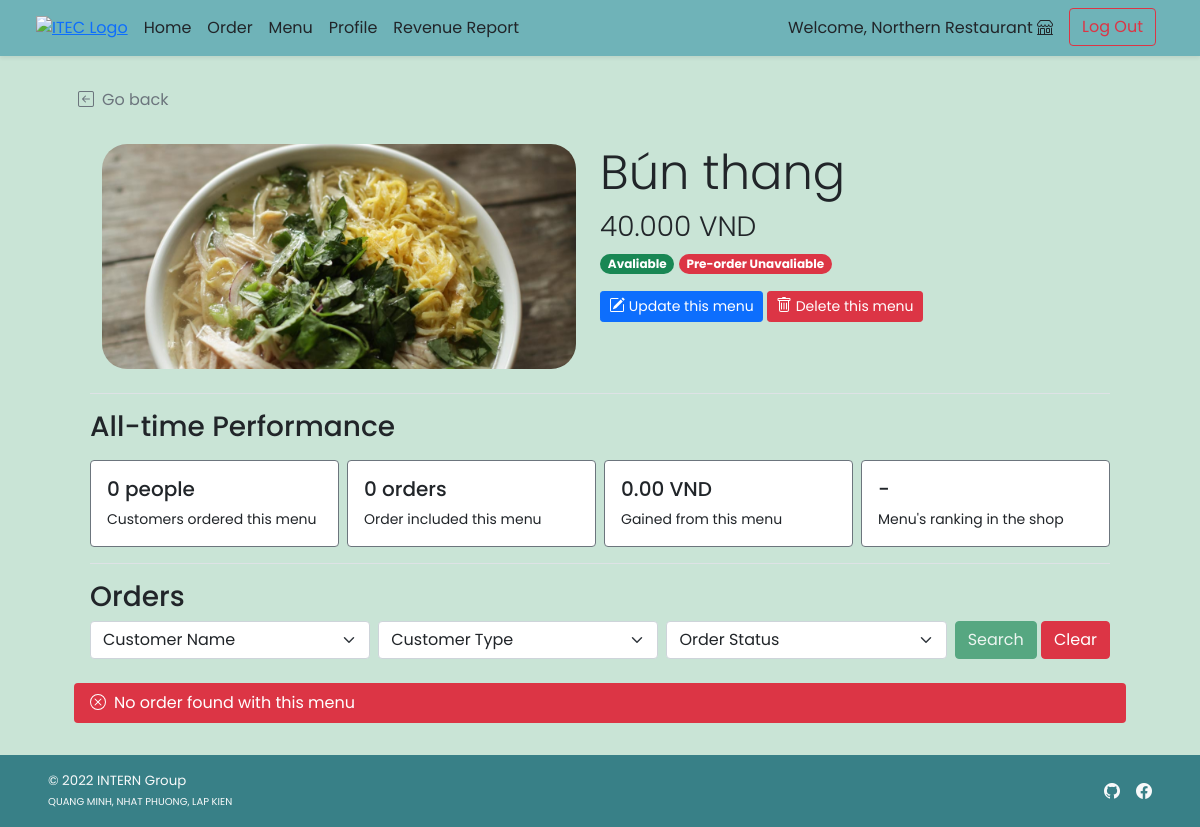
/shop/shop_menu_detail.php?f_id=1 (signed in), run on the app's committed database.
### tables this page shows
CREATE TABLE `food` (
  `f_id` int(11) NOT NULL,
  `s_id` int(11) NOT NULL,
  `f_name` varchar(100) NOT NULL,
  `f_price` decimal(6,3) NOT NULL,
  `f_todayavail` tinyint(4) NOT NULL DEFAULT 1 COMMENT 'Food is available to order or not',
  `f_preorderavail` tinyint(4) NOT NULL DEFAULT 1,
  `f_pic` text DEFAULT NULL
);

### shop/shop_menu_detail.php (the view, shortened to what this page needs)
<!DOCTYPE html>
<html lang="en">
<head>
    <?php
        include("../conn_db.php");
        include('../head.php');
        $s_id = $_SESSION["sid"];
    ?>
    <link href="../css/main.css" rel="stylesheet">
    <link href="../css/menu.css" rel="stylesheet">
</head>
<body class="d-flex flex-column h-100">
    <?php include('nav_header_shop.php')?>
    <?php
        $f_id = $_GET["f_id"];
        $query = "SELECT f.f_name,f.f_price,f.f_todayavail,f.f_preorderavail,f.f_pic FROM food f WHERE f.f_id = $f_id LIMIT 0,1;";
        $result = $mysqli -> query($query);
        $food_row = $result -> fetch_array();
    ?>
    <div class="container px-5 py-4" id="shop-body">
        <a class="nav nav-item text-decoration-none text-muted mb-2" href="#" onclick="history.back();">
            <i class="bi bi-arrow-left-square me-2"></i>Go back
        </a>
        <div class="container row row-cols-6 row-cols-md-12 g-5 pt-4 mb-4" id="shop-header">
            <div class="rounded-25 col-6" id="shop-img" style="
                    background: url(
                        <?php
                            if(is_null($food_row["f_pic"])){echo "'../img/default.png'";}
                            else{echo "'../img/{$food_row['f_pic']}'";}
                        ?>
                    ) center; height: 225px;
                    background-size: cover; background-repeat: no-repeat;
                    background-position: center;">
            </div>
            <div class="col-6">
                <h1 class="display-5 strong"><?php echo $food_row["f_name"];?></h1>
                <h3 class="fw-light"><?php echo $food_row["f_price"]?> VND</h3>
                <ul class="list-unstyled">
                    <li class="my-2">
                        <?php
                            if($food_row["f_todayavail"]==1){
                        ?>
                        <span class="badge rounded-pill bg-success">Avaliable</span>
                        <?php }else{ ?>
                        <span class="badge rounded-pill bg-danger">Unavaliable</span>
                        <?php }
                            if($food_row["f_preorderavail"]==1){
                        ?>
                        <span class="badge rounded-pill bg-success">Pre-order avaliable</span>
                        <?php }else{ ?>
                        <span class="badge rounded-pill bg-danger">Pre-order Unavaliable</span>
                        <?php } ?>
                    </li>
                </ul>
        <a class="btn btn-sm btn-primary mt-2 mt-md-0" href="shop_menu_edit.php?f_id=<?php echo $f_id?>">
            Update this menu
        </a>
        <a class="btn btn-sm btn-danger mt-2 mt-md-0" href="shop_menu_delete.php?f_id=<?php echo $f_id?>">
            Delete this menu
        </a>
            </div>
        </div>
        <div class="container">
            <h3 class="border-top pt-3 pb-2 mt-2">All-time Performance</h3>
            <div class="row row-cols-2 row-cols-md-4 mb-3 g-2">
                <div class="col">
                    <div class="card border-secondary">
                        <div class="card-body">
                            <h5 class="card-title">
                                <?php
                                    $count_query = "SELECT COUNT(DISTINCT orh.c_id) AS cnt FROM order_header orh INNER JOIN order_detail ord ON orh.orh_id = ord.orh_id
                                    WHERE ord.f_id = {$f_id};";
                                    $count_result = $mysqli -> query($count_query) -> fetch_array();
                                    echo $count_result["cnt"];
                                ?> people
                            </h5>
                            <p class="card-text small">Customers ordered this menu</p>
                        </div>
                    </div>
                </div>
                <div class="col">
                    <div class="card border-secondary">
                        <div class="card-body">
                            <h5 class="card-title"><?php
                                    $count_query = "SELECT COUNT(*) AS cnt FROM order_detail ord WHERE ord.f_id = {$f_id};";
                                    $count_result = $mysqli -> query($count_query) -> fetch_array();
                                    echo $count_result["cnt"];
                                ?> orders</h5>
                            <p class="card-text small">Order included this menu</p>
                        </div>
                    </div>
                </div>
                <div class="col">
                    <div class="card border-secondary">
                        <div class="card-body">
                            <h5 class="card-title"><?php
                                    $count_query = "SELECT SUM(ord.ord_buyprice*ord.ord_amount) AS prf FROM order_detail ord WHERE ord.f_id = {$f_id};";
                                    $count_result = $mysqli -> query($count_query) -> fetch_array();
                                    if(is_null($count_result["prf"])){echo "0.00";}else{echo $count_result["prf"];}
                                ?> VND</h5>
                            <p class="card-text small">Gained from this menu</p>
                        </div>
                    </div>
                </div>
                <div class="col">
                    <div class="card border-secondary">
                        <div class="card-body">
                            <h5 class="card-title"><?php
                                    $rank_query = "SELECT f.f_id,RANK() OVER (ORDER BY SUM(ord.ord_buyprice*ord.ord_amount) DESC) AS rnk FROM food f
                                    INNER JOIN order_detail ord ON f.f_id = ord.f_id WHERE f.s_id = {$s_id} GROUP BY f.f_id;";
                                    $rank_result = $mysqli -> query($rank_query);
                                    $exists = 0;
                                    while ($row_rank = $rank_result -> fetch_array()){
                                        if($row_rank["f_id"]==$_GET["f_id"]){
                                            echo "#".$row_rank["rnk"];
                                            $exists = 1;
                                            break;
                                        }
                                    }if($exists==0){echo "-";}
                                ?></h5>
                            <p class="card-text small">Menu's ranking in the shop</p>
                        </div>
                    </div>
                </div>
            </div>
        </div>
        <div class="container">
        <h3 class="border-top pt-3 mt-2">Orders</h3>
            <form class="form-floating mb-3" method="GET" action="shop_menu_detail.php">
                <div class="row g-2">
                    <div class="col">
                        <select class="form-select" id="c_id" name="c_id">
                            <option selected value="">Customer Name</option>
                            <?php
                                $option_query = "SELECT DISTINCT c.c_id, c.c_firstname,c.c_lastname
                                FROM order_header orh INNER JOIN order_detail ord ON orh.orh_id = ord.orh_id
                                INNER JOIN customer c ON orh.c_id = c.c_id WHERE ord.f_id = {$f_id};";
                                $option_result = $mysqli -> query($option_query);
                                $opt_row = $option_result -> num_rows;
                            ?>
                        </select>
                    </div>
                    <div class="col">
                        <select class="form-select" id="utype" name="ut">
                            <?php if(isset($_GET["search"])){?>
                            <option selected value="">Customer Type</option>
                            <option value="STD" <?php if($_GET["ut"]=="STD"){ echo "selected";}?>>Student</option>
                            <option value="INS" <?php if($_GET["ut"]=="INS"){ echo "selected";}?>>Professor</option>
                            <option value="TAS" <?php if($_GET["ut"]=="TAS"){ echo "selected";}?>>Teaching Assistant</option>
                            <option value="STF" <?php if($_GET["ut"]=="STF"){ echo "selected";}?>>Faculty Staff</option>
                            <option value="GUE" <?php if($_GET["ut"]=="GUE"){ echo "selected";}?>>Visitor</option>
                            <option value="ADM" <?php if($_GET["ut"]=="ADM"){ echo "selected";}?>>Admin</option>
                            <option value="OTH" <?php if($_GET["ut"]=="OTH"){ echo "selected";}?>>Other</option>
                            <?php }else{ ?>
                            <option selected value="">Customer Type</option>
                            <?php } ?>
                        </select>
                    </div>
                    <div class="col">
                        <select class="form-select" id="orderstatus" name="os">
                            <?php if(isset($_GET["search"])){?>
                            <option selected value="">Order Status</option>
                            <option value="ACPT" <?php if($_GET["os"]=="ACPT"){ echo "selected";}?>>Order Accepted</option>
                            <option value="PREP" <?php if($_GET["os"]=="PREP"){ echo "selected";}?>>Order Preparing</option>
                            <option value="RDPK" <?php if($_GET["os"]=="RDPK"){ echo "selected";}?>>Ready for Pick-Up</option>
                            <option value="FNSH" <?php if($_GET["os"]=="FNSH"){ echo "selected";}?>>Order Finished</option>
                            <?php }else{ ?>
                            <option selected value="">Order Status</option>
                            <?php } ?>
                        </select>
                    </div>
                    <div class="col-auto">
                        <button type="submit" name="search" value="1" class="btn btn-success"
                        <?php if($opt_row==0){echo "disabled";} ?>>Search</button>
                        <button type="reset" class="btn btn-danger"
                            onclick="javascript: window.location='shop_menu_detail.php?f_id=<?php echo $f_id?>'">Clear</button>
                    </div>
                </div>
            </form>
        </div>
        <?php
            if(isset($_GET["search"])){
                if($_GET["c_id"]!=''){ $cid_clause = " AND orh.c_id = '{$_GET['c_id']}';"; }else{ $cid_clause = ";";}
                $query = "SELECT orh.orh_id,orh.orh_refcode,orh.orh_ordertime,c.c_firstname,c.c_lastname,orh.orh_orderstatus,ord.ord_amount
                FROM order_header orh INNER JOIN order_detail ord ON orh.orh_id = ord.orh_id INNER JOIN customer c ON orh.c_id = c.c_id
                WHERE ord.f_id = {$f_id} AND c.c_type LIKE '%{$_GET['ut']}%' AND orh.orh_orderstatus LIKE '%{$_GET['os']}%'".$cid_clause;
            }else{
                $query = "SELECT orh.orh_id,orh.orh_refcode,orh.orh_ordertime,c.c_firstname,c.c_lastname,orh.orh_orderstatus,ord.ord_amount
                FROM order_header orh INNER JOIN order_detail ord ON orh.orh_id = ord.orh_id
                INNER JOIN customer c ON orh.c_id = c.c_id WHERE ord.f_id = {$f_id};";
            }
            $result = $mysqli -> query($query);
            $numrow = $result -> num_rows;
            if($numrow > 0){
        ?>
        <div class="container align-items-stretch">
            <div class="table-responsive">
            <table class="table rounded-5 table-light table-striped table-hover align-middle caption-top mb-3">
                <caption><?php echo $numrow;?> order(s) <?php if(isset($_GET["search"])){?><br /><a
                        href="admin_food_detail.php?f_id=<?php echo $f_id?>" class="text-decoration-none text-danger">Clear Search
                        Result</a><?php } ?></caption>
                <thead class="bg-light">
                    <tr>
                        <th scope="col">#</th>
                        <th scope="col">Order Ref. Code</th>
                        <th scope="col">Order Status</th>
                        <th scope="col">Order Date</th>
                        <th scope="col">Customer Name</th>
                        <th scope="col">Amount</th>
                        <th scope="col">Action</th>
                    </tr>
                </thead>
                <tbody>
                    <?php $i=1; while($row = $result -> fetch_array()){ ?>
                    <tr>
                        <th><?php echo $i++;?></th>
                        <td><?php echo $row["orh_refcode"];?></td>
                        <td>
                            <?php if($row["orh_orderstatus"]=="ACPT"){ ?>
                                <h5><span class="fw-bold badge bg-info text-dark">Accepted</span></h5>
                            <?php }else if($row["orh_orderstatus"]=="PREP"){ ?>
                                <h5><span class="fw-bold badge bg-warning text-dark">Preparing</span></h5>
                            <?php }else if($row["orh_orderstatus"]=="RDPK"){ ?>
                                <h5><span class="fw-bold badge bg-primary text-white">Ready to pick up</span></h5>
                            <?php }else if($row["orh_orderstatus"]=="FNSH"){?>
                                <h5><span class="fw-bold badge bg-success text-white">Completed</span></h5>
                            <?php } ?>
                        </td>
                        <td><?php
                        $order_time = (new Datetime($row["orh_ordertime"])) -> format("F j, Y H:i");
                        echo $order_time;
                        ?></td>
                        <td><?php echo $row["c_firstname"]." ".$row["c_lastname"];?></td>
                        <td><?php echo $row["ord_amount"];?></td>
                        <td><a href="shop_order_detail.php?orh_id=<?php echo $row["orh_id"]?>" class="btn btn-sm btn-primary">View</a></td>
                    </tr>
                    <?php } ?>
                </tbody>
            </table>
        </div>
        </div>
        <?php }else{ ?>
        <div class="row">
            <div class="col m-2 p-2 bg-danger text-white rounded text-start">
                <span class="ms-2 mt-2">No order found with this menu</span>
            </div>
        </div>
        <?php } ?>
    </div>
    <?php include 'shop_footer.php';?>
</body>
</html>

### css/main.css (style rules this page uses)
html { height: 100%; }
body { height: 100%; padding-top: 4rem; margin-bottom: -50px; font-family: 'Poppins', 'Noto Sans Thai', sans-serif; background-color: #F6F6F2; }
a { cursor: pointer; }
.bi { vertical-align: -.125em; fill: currentColor; }
.text-white { color: white; }
.rounded-25 { border-radius: 25px; }

### css/menu.css (style rules this page uses)
html, body { height: 100%; background-color: #C9E4D6; }

### data on the page
food: f_pic (picture), f_name "Bún thang", f_price "40.000"

### other printed values
$_SESSION['shopname'] "Northern Restaurant"
$count_result["cnt"] "0"
